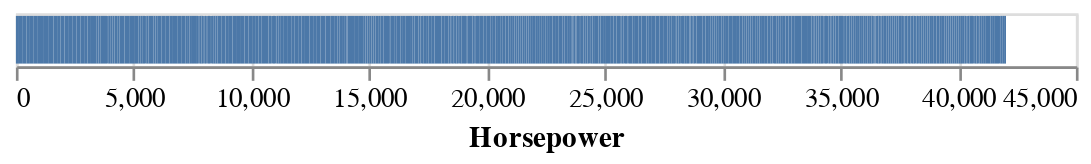

Here is the notebook cell this chart was saved with:
### Markdown cell above
#### Histogram (aggregating Data)

### Code cell
# Histograms aggregate data, i.e. the data is put into bins, and the number of items in the bin is shown

alt.Chart(cars).mark_bar().encode(
    x='Horsepower'
    #alt.X("Horsepower", bin=True)
)
# --> 400 bars: see svg

### Figure 1 — Vega-Lite specification as saved in the notebook (floating-point values rounded to 4 significant figures; data arrays with more than 128 entries replaced by an {"elided": "..."} marker saying what was removed)
{"config": {"view": {"continuousWidth": 400, "continuousHeight": 300}}, "data": {"name": "data-f02450ab61490a1363517a0190416235"}, "mark": "bar", "encoding": {"x": {"type": "quantitative", "field": "Horsepower"}}, "$schema": "https://vega.github.io/schema/vega-lite/v4.8.1.json", "datasets": {"data-f02450ab61490a1363517a0190416235": {"elided": "406 records"}}}
